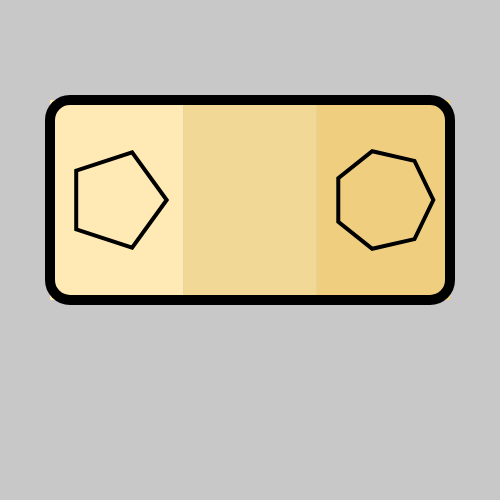
Frame 1 (no input)
Frame 60 (no input): identical to frame 1, image omitted
Frame 120 (the mouse pressed at the canvas centre since frame 60): identical to frame 1, image omitted

The p5.js sketch that drew this single still picture (run headless with seeded random() and noise() and a simulated clock; from frame 60 on, the mouse is pressed at the canvas centre):

// p5.js sketch
// ── sketch.js
/*
The Thick Circular Line Clock: The thickness of the line represents
which line represents the hour, minute, and second hand.

*/


var cx, cy; // center position of canvas
var hr;
var min;
var sec;
// Radius for hands of the clock

function setup() {

  createCanvas(500, 500);
  stroke(255);
  cx = 50;
  cy = 100;
  w = 400;
  h = 200;

}

function draw() {
  background(200); //grey

  //Digit blocks
  fill(255, 234, 181);
  noStroke();
  rect(cx, cy, w/3, h);
  fill(242, 216, 150);
  rect(cx + w/3, cy, w/3, h);
  fill(239, 207, 127);
  rect(cx + (2*w)/3, cy, w/3, h);

  //Clock Face
  noFill();
  //fill(255); // white clock face
  stroke(0);
  strokeWeight(10);
  rect(cx, cy, w, h, 20);

  //Geometric Shapes
  //HOUR
  hr = hour();
  strokeWeight(4);
  noFill();
  if (hr>1) {
    //console.log(hr);
    beginShape();
    for (var a = 0; a < 360; a+=360/hr) {
      var angle = radians(a);
      var x = cx+w/6 + cos(angle) * 50;
      var y = cy+h/2 + sin(angle) * 50;
      //console.log(x);
      vertex(x, y);
    }
    endShape(CLOSE);
  } else {
    if (hr==1) {
      strokeWeight(20);
      point(cx+w/6, cy+h/2);
    }
  }
  //MINUTE_FIRST
  min = floor(minute()/10);
  strokeWeight(4);
  noFill();
  if (min>1) {
    //console.log(hr);
    beginShape();
    for (var a = 0; a < 360; a+=360/min) {
      var angle = radians(a);
      var x = cx+w/2 + cos(angle) * 50;
      var y = cy+h/2 + sin(angle) * 50;
      //console.log(x);
      vertex(x, y);
    }
    endShape(CLOSE);
  } else {
    if (min==1) {
      strokeWeight(20);
      point(cx+w/2, cy+h/2);
    }
  }
  //MINUTE_Second
  min2 = minute()-(min*10);
  strokeWeight(4);
  noFill();
  if (min2>1) {
    //console.log(hr);
    beginShape();
    for (var a = 0; a < 360; a+=360/min2) {
      var angle = radians(a);
      var x = cx+(5*w)/6 + cos(angle) * 50;
      var y = cy+h/2 + sin(angle) * 50;
      //console.log(x);
      vertex(x, y);
    }
    endShape(CLOSE);
  } else {
    if (min2==1) {
      strokeWeight(20);
      point(cx+(5*w)/6, cy+h/2);
    }
  }



}
